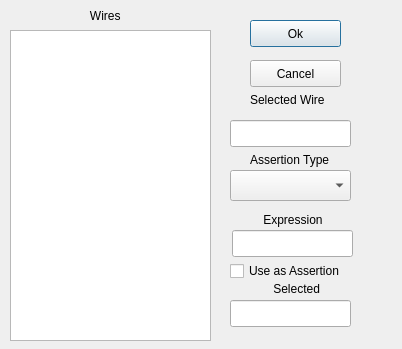
<?xml version="1.0" encoding="UTF-8"?>
<ui version="4.0">
 <class>Assertion_Interface</class>
 <widget class="QDialog" name="Assertion_Interface">
  <property name="geometry">
   <rect>
    <x>0</x>
    <y>0</y>
    <width>402</width>
    <height>349</height>
   </rect>
  </property>
  <property name="windowTitle">
   <string>Dialog</string>
  </property>
  <widget class="QPushButton" name="OkButton">
   <property name="geometry">
    <rect>
     <x>250</x>
     <y>20</y>
     <width>91</width>
     <height>27</height>
    </rect>
   </property>
   <property name="text">
    <string>Ok</string>
   </property>
  </widget>
  <widget class="QPushButton" name="CancelButton">
   <property name="geometry">
    <rect>
     <x>250</x>
     <y>60</y>
     <width>91</width>
     <height>27</height>
    </rect>
   </property>
   <property name="text">
    <string>Cancel</string>
   </property>
  </widget>
  <widget class="QLabel" name="label">
   <property name="geometry">
    <rect>
     <x>70</x>
     <y>0</y>
     <width>71</width>
     <height>31</height>
    </rect>
   </property>
   <property name="text">
    <string>      Wires</string>
   </property>
  </widget>
  <widget class="QListView" name="Wires">
   <property name="geometry">
    <rect>
     <x>10</x>
     <y>30</y>
     <width>201</width>
     <height>311</height>
    </rect>
   </property>
   <property name="verticalScrollBarPolicy">
    <enum>Qt::ScrollBarAsNeeded</enum>
   </property>
   <property name="horizontalScrollBarPolicy">
    <enum>Qt::ScrollBarAsNeeded</enum>
   </property>
   <property name="sizeAdjustPolicy">
    <enum>QAbstractScrollArea::AdjustToContentsOnFirstShow</enum>
   </property>
  </widget>
  <widget class="QLabel" name="label_2">
   <property name="geometry">
    <rect>
     <x>250</x>
     <y>90</y>
     <width>91</width>
     <height>20</height>
    </rect>
   </property>
   <property name="text">
    <string>Selected Wire</string>
   </property>
  </widget>
  <widget class="QComboBox" name="Assertions">
   <property name="geometry">
    <rect>
     <x>230</x>
     <y>170</y>
     <width>121</width>
     <height>31</height>
    </rect>
   </property>
   <property name="font">
    <font>
     <pointsize>8</pointsize>
    </font>
   </property>
  </widget>
  <widget class="QLabel" name="label_3">
   <property name="geometry">
    <rect>
     <x>250</x>
     <y>150</y>
     <width>91</width>
     <height>20</height>
    </rect>
   </property>
   <property name="text">
    <string>Assertion Type</string>
   </property>
  </widget>
  <widget class="QLabel" name="label_4">
   <property name="geometry">
    <rect>
     <x>250</x>
     <y>210</y>
     <width>91</width>
     <height>20</height>
    </rect>
   </property>
   <property name="text">
    <string>    Expression</string>
   </property>
  </widget>
  <widget class="QLineEdit" name="Expression">
   <property name="geometry">
    <rect>
     <x>232</x>
     <y>230</y>
     <width>121</width>
     <height>27</height>
    </rect>
   </property>
  </widget>
  <widget class="QCheckBox" name="UseAssert">
   <property name="geometry">
    <rect>
     <x>230</x>
     <y>260</y>
     <width>131</width>
     <height>22</height>
    </rect>
   </property>
   <property name="text">
    <string>Use as Assertion</string>
   </property>
  </widget>
  <widget class="QLineEdit" name="SelectedWire">
   <property name="geometry">
    <rect>
     <x>230</x>
     <y>120</y>
     <width>121</width>
     <height>27</height>
    </rect>
   </property>
  </widget>
  <widget class="QLabel" name="label_5">
   <property name="geometry">
    <rect>
     <x>240</x>
     <y>280</y>
     <width>121</width>
     <height>17</height>
    </rect>
   </property>
   <property name="text">
    <string>          Selected</string>
   </property>
  </widget>
  <widget class="QLineEdit" name="Sel">
   <property name="geometry">
    <rect>
     <x>230</x>
     <y>300</y>
     <width>121</width>
     <height>27</height>
    </rect>
   </property>
  </widget>
 </widget>
 <resources/>
 <connections/>
</ui>
